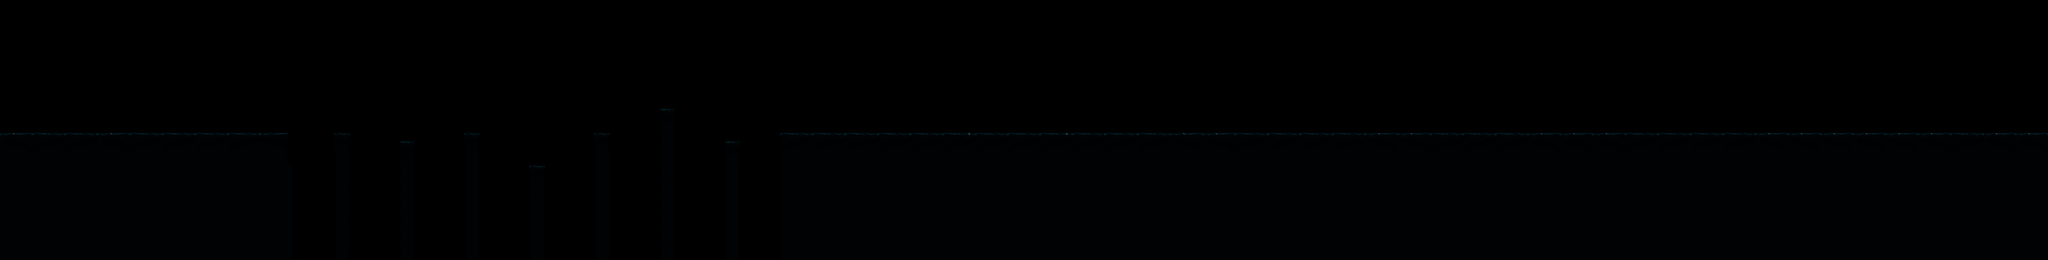

Tiled map render using the project's own tile images. Description and the whole map definition, tile-layer contents included, below:
An orthogonal 63x8 tile map with 250x250 px tiles, 1 tile layer (Background) and 26 objects (10x Collider, 7x FallingBranch, 3x Espinho, 3x Chainsaw, Player, ...).

<map version="1.10" tiledversion="1.11.2" orientation="orthogonal" renderorder="left-up" width="63" height="8" tilewidth="250" tileheight="250" infinite="0" nextlayerid="8" nextobjectid="44">
 <tileset firstgid="1" name="tree_tiles" tilewidth="250" tileheight="250" tilecount="20" columns="5">
  <image source="tiles.png" width="1250" height="1000" />
 </tileset>
 <layer id="1" name="Background" width="63" height="8">
  <data encoding="csv">
0,0,0,0,0,0,0,0,0,0,0,0,0,0,0,0,0,0,0,0,0,0,0,0,0,0,0,0,0,0,0,0,0,0,0,0,0,0,0,0,0,0,0,0,0,0,0,0,0,0,0,0,0,0,0,0,0,0,0,0,0,0,0,
0,0,0,0,0,0,0,0,0,0,0,0,0,0,0,0,0,0,0,0,0,0,0,0,0,0,0,0,0,0,0,0,0,0,0,0,0,0,0,0,0,0,0,0,0,0,0,0,0,0,0,0,0,0,0,0,0,0,0,0,0,0,0,
0,0,0,0,0,0,0,0,12,12,0,0,0,0,0,0,0,0,0,0,0,0,0,0,0,0,0,0,0,0,0,0,0,0,0,0,0,0,0,0,0,0,0,0,0,0,0,0,0,0,0,0,0,0,0,0,0,0,0,0,0,0,0,
0,0,0,0,0,0,12,12,12,12,0,0,0,0,0,0,0,0,0,0,10,0,0,0,0,0,0,0,0,0,0,0,0,0,0,0,0,0,0,0,0,0,0,0,0,0,0,0,0,0,0,0,0,0,0,0,0,0,0,0,0,0,0,
1,3,4,1,4,4,4,4,8,0,5,0,10,0,5,0,0,0,5,0,15,0,10,0,4,4,3,4,4,2,4,4,2,4,4,3,1,1,4,4,4,4,1,1,4,4,4,1,1,1,4,4,4,4,1,1,1,1,1,1,4,1,1,
11,11,11,11,11,11,11,11,11,0,15,0,15,0,15,0,5,0,15,0,15,0,15,0,11,11,11,11,11,11,11,11,11,11,11,11,11,11,11,11,11,11,11,11,11,11,11,11,11,11,11,11,11,11,11,11,11,11,11,11,11,11,11,
11,11,11,11,11,11,11,11,11,0,15,0,15,0,15,0,15,0,15,0,15,0,15,0,11,11,11,11,11,11,11,11,11,11,11,11,11,11,11,11,11,11,11,11,11,11,11,11,11,11,11,11,11,11,11,11,11,11,11,11,11,11,11,
11,11,11,11,11,11,11,11,11,0,15,0,15,0,15,0,15,0,15,0,15,0,15,0,11,11,11,11,11,11,11,11,11,11,11,11,11,11,11,11,11,11,11,11,11,11,11,11,11,11,11,11,11,11,11,11,11,11,11,11,11,11,11
</data>
 </layer>
 <objectgroup id="5" name="Objetos">
  <object id="23" name="Espinho" type="Espinho" x="8555.61" y="775.485" width="250" height="250" />
  <object id="26" name="Chainsaw" type="Chainsaw" x="1219" y="771" width="250" height="250" />
  <object id="27" name="Player" type="Player" x="542.034" y="501.364" width="260.667" height="286" />
  <object id="28" name="TreeBoss" type="TreeBoss" x="6931.03" y="360" width="188" height="520" />
  <object id="30" name="Espinho" type="Espinho" x="10138.6" y="771.97" width="250" height="250" />
  <object id="31" name="Chainsaw" type="Chainsaw" x="6939" y="775" width="250" height="250" />
  <object id="34" name="FallingBranch" type="FallingBranch" x="1175.76" y="136.364" width="78.7879" height="127.273" />
  <object id="36" name="FallingBranch" type="FallingBranch" x="6327.27" y="157.576" width="78.7879" height="127.273" />
  <object id="37" name="FallingBranch" type="FallingBranch" x="7493.94" y="148.485" width="78.7879" height="127.273" />
  <object id="38" name="FallingBranch" type="FallingBranch" x="8051.52" y="148.485" width="78.7879" height="127.273" />
  <object id="39" name="FallingBranch" type="FallingBranch" x="9436.36" y="142.424" width="78.7879" height="127.273" />
  <object id="40" name="Espinho" type="Espinho" x="11939" y="787" width="250" height="250" />
  <object id="41" name="FallingBranch" type="FallingBranch" x="11120.6" y="152.364" width="78.7879" height="127.273" />
  <object id="42" name="FallingBranch" type="FallingBranch" x="13496.6" y="88.3635" width="78.7879" height="127.273" />
  <object id="43" name="Chainsaw" type="Chainsaw" x="13451" y="755" width="250" height="250" />
 </objectgroup>
 <objectgroup id="6" name="Colisao">
  <object id="10" type="Collider" x="8.66667" y="1026.48" width="2206.06" height="964.848" />
  <object id="12" type="Collider" x="-383.152" y="-860" width="769.939" height="2863.88" />
  <object id="14" type="Collider" x="2581.64" y="1025.82" width="100.197" height="973.88" />
  <object id="15" type="Collider" x="3081.9" y="1091.06" width="100.197" height="905.88" />
  <object id="16" type="Collider" x="3581.23" y="1037.73" width="100.197" height="961.88" />
  <object id="17" type="Collider" x="4581.51" y="1037.24" width="100.197" height="961.88" />
  <object id="18" type="Collider" x="4080.9" y="1287.06" width="100.197" height="715.88" />
  <object id="20" type="Collider" x="5083.23" y="841.727" width="100.197" height="1155.21" />
  <object id="21" type="Collider" x="5584.57" y="1093.39" width="100.197" height="905.54" />
  <object id="22" type="Collider" x="6008.97" y="1029.58" width="9734.06" height="964.848" />
  <object id="32" name="Gate" type="Gate" x="14844" y="576" width="244" height="440" />
 </objectgroup>
</map>
